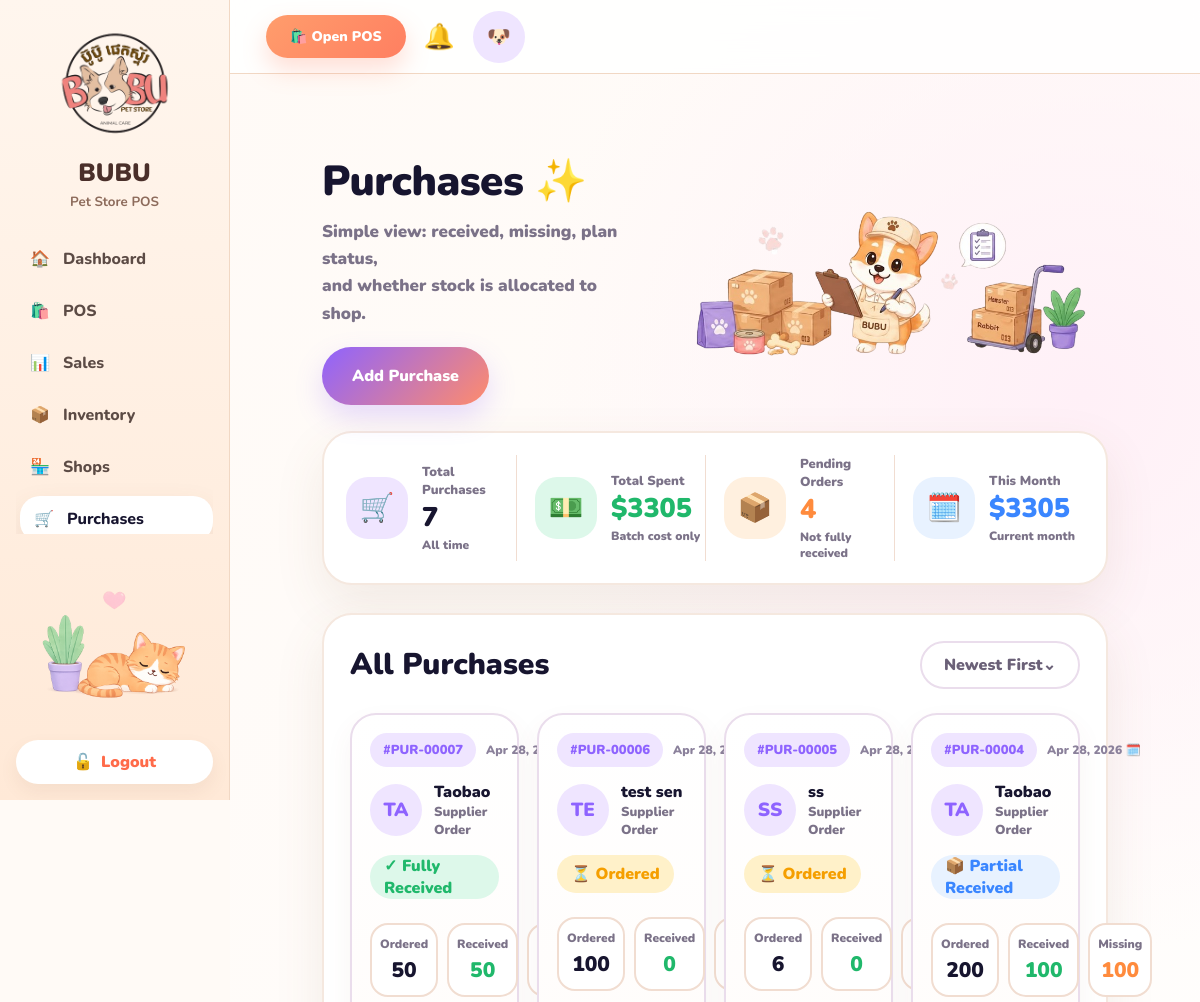
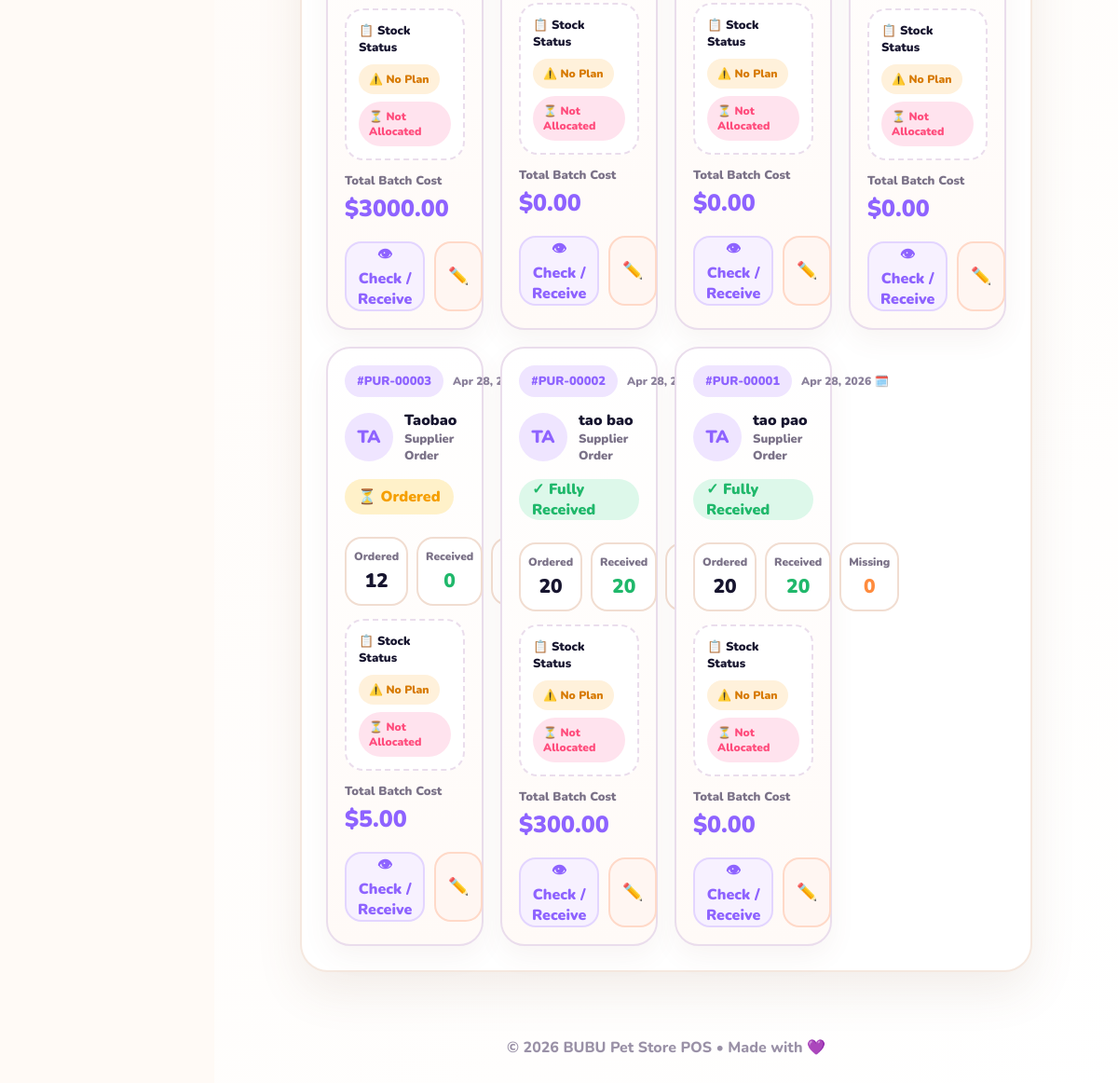
The page /purchases/ (signed in) on the database its author committed (2 pictures, top to bottom).
### purchases/models.py (models this page shows, shortened)
class Purchase(models.Model):
    STATUS_CHOICES = [
        ("ordered", "Ordered"),
        ("partial", "Partial Received"),
        ("received", "Fully Received"),
        ("cancelled", "Cancelled"),
    ]
    supplier = models.CharField(max_length=150)
    total_amount = models.DecimalField(max_digits=10, decimal_places=2, default=0)
    shipping_note = models.TextField(blank=True, default="")
    note = models.TextField(blank=True, default="")
    status = models.CharField(max_length=20, choices=STATUS_CHOICES, default="ordered")
    created_at = models.DateTimeField(auto_now_add=True)
    @property
    def total_ordered_qty(self):
        return sum(item.ordered_qty for item in self.items.all())
    @property
    def total_received_qty(self):
        return sum(item.received_qty for item in self.items.all())
    @property
    def total_pending_qty(self):
        return sum(item.pending_qty for item in self.items.all())

class PurchaseItem(models.Model):
    purchase = models.ForeignKey(
        Purchase,
        on_delete=models.CASCADE,
        related_name="items",
    )
    variant = models.ForeignKey(
        ItemVariant,
        on_delete=models.PROTECT,
        related_name="purchase_items",
        null=True,
        blank=True,
    )
    ordered_qty = models.PositiveIntegerField(default=1)
    received_qty = models.PositiveIntegerField(default=0)
    cost_price = models.DecimalField(max_digits=10, decimal_places=2, default=0)
    note = models.CharField(max_length=255, blank=True, default="")
    @property
    def pending_qty(self):
        return max(self.ordered_qty - self.received_qty, 0)

### purchases/views.py (the view)
# urls.py: path("", views.purchase_list, name="purchase_list"),
@login_required
def purchase_list(request):
    purchases = Purchase.objects.prefetch_related("items").order_by("-id")
    total_purchases = purchases.count()
    total_spent = purchases.aggregate(total=Sum("total_amount"))["total"] or 0
    pending_orders = purchases.exclude(status="received").count()
    today = timezone.localdate()
    this_month = Purchase.objects.filter(
        created_at__year=today.year,
        created_at__month=today.month,
    ).aggregate(total=Sum("total_amount"))["total"] or 0
    return render(request, "purchases/purchase_list.html", {
        "purchases": purchases,
        "total_purchases": total_purchases,
        "total_spent": total_spent,
        "pending_orders": pending_orders,
        "this_month": this_month,
    })

### templates/purchases/purchase_list.html (shortened to what this page needs)
{% extends "base.html" %}
{% load static %}
{% block content %}
<div class="purchase-page">
<div class="purchase-hero">
    <div class="purchase-title">
        <h1>Purchases ✨</h1>
        <p>
            Simple view: received, missing, plan status,<br>
            and whether stock is allocated to shop.
        </p>
        <a href="{% url 'purchase_create' %}" class="btn-add">Add Purchase</a>
    </div>
    <img src="{% static 'img/purchase-hero.png' %}" class="hero-img">
</div>
<div class="summary-card">
    <div class="summary-item">
        <div class="summary-icon purple">🛒</div>
        <div>
            <div class="summary-label">Total Purchases</div>
            <div class="summary-value">{{ total_purchases|default:"0" }}</div>
            <div class="summary-sub">All time</div>
        </div>
    </div>
    <div class="summary-item">
        <div class="summary-icon green">💵</div>
        <div>
            <div class="summary-label">Total Spent</div>
            <div class="summary-value green">${{ total_spent|default:"0.00" }}</div>
            <div class="summary-sub">Batch cost only</div>
        </div>
    </div>
    <div class="summary-item">
        <div class="summary-icon orange">📦</div>
        <div>
            <div class="summary-label">Pending Orders</div>
            <div class="summary-value orange">{{ pending_orders|default:"0" }}</div>
            <div class="summary-sub">Not fully received</div>
        </div>
    </div>
    <div class="summary-item">
        <div class="summary-icon blue">🗓️</div>
        <div>
            <div class="summary-label">This Month</div>
            <div class="summary-value blue">${{ this_month|default:"0.00" }}</div>
            <div class="summary-sub">Current month</div>
        </div>
    </div>
</div>
<div class="purchase-panel">
    <div class="panel-head">
        <h2>All Purchases</h2>
        <div class="sort-pill">Newest First⌄</div>
    </div>
    <div class="purchase-grid">
        {% for purchase in purchases %}
        <div class="purchase-card">
            <div class="purchase-top">
                <span class="code">#PUR-{{ purchase.id|stringformat:"05d" }}</span>
                <span class="date">{{ purchase.created_at|date:"M d, Y" }} 🗓️</span>
            </div>
            <div class="supplier">
                <div class="avatar">{{ purchase.supplier|slice:":2"|upper }}</div>
                <div>
                    <div class="supplier-name">{{ purchase.supplier }}</div>
                    <div class="supplier-type">Supplier Order</div>
                </div>
            </div>
            {% if purchase.status == "received" %}
                <div class="status received">✓ Fully Received</div>
            {% elif purchase.status == "partial" %}
                <div class="status partial">📦 Partial Received</div>
            {% elif purchase.status == "cancelled" %}
                <div class="status cancelled">✕ Cancelled</div>
            {% else %}
                <div class="status ordered">⏳ Ordered</div>
            {% endif %}
            <div class="qty-row">
                <div class="qty-box">
                    <div class="qty-label">Ordered</div>
                    <div class="qty-value">{{ purchase.total_ordered_qty }}</div>
                </div>
                <div class="qty-box">
                    <div class="qty-label">Received</div>
                    <div class="qty-value received">{{ purchase.total_received_qty }}</div>
                </div>
                <div class="qty-box">
                    <div class="qty-label">Missing</div>
                    <div class="qty-value pending">{{ purchase.total_pending_qty }}</div>
                </div>
            </div>
            <div class="stock-status">
                <div class="stock-title">📋 Stock Status</div>
                <div class="pill-wrap">
                    {% if purchase.has_plan %}
                        <span class="pill plan">✅ Plan Set</span>
                    {% else %}
                        <span class="pill none">⚠️ No Plan</span>
                    {% endif %}
                    {% if purchase.is_allocated %}
                        <span class="pill ok">✅ Allocated</span>
                    {% else %}
                        <span class="pill wait">⏳ Not Allocated</span>
                    {% endif %}
                </div>
            </div>
            <div class="amount-label">Total Batch Cost</div>
            <div class="amount">${{ purchase.total_amount|floatformat:2 }}</div>
            <div class="card-actions">
                <a href="{% url 'purchase_detail' purchase.id %}" class="view-btn">👁 Check / Receive</a>
                <a href="{% url 'purchase_update' purchase.id %}" class="edit-btn">✏️</a>
            </div>
        </div>
        {% endfor %}
    </div>
</div>
</div>
{% endblock %}

### templates/base.html (style rules this page uses)
* { box-sizing:border-box; }
html, body { margin:0; width:100%; min-height:100%; overflow-x:hidden; font-family:'Nunito',sans-serif; background:#fffaf6; color:#17152f; }
a { text-decoration:none; color:inherit; }
.bell, .avatar { font-size:25px; }
h1 { font-size:36px; font-weight:900; margin:0 0 8px; letter-spacing:-.5px; }
.btn-search, .btn-add, .btn-primary { color:white; background:linear-gradient(135deg,#9b7cf6,#ff8c6b); box-shadow:0 12px 25px rgba(155,124,246,.25); }

### rows shown on the page
Purchase: id "00007", created_at "Apr 28, 2026", supplier "TA", supplier "Taobao", status "✓ Fully Received", total_ordered_qty "50", total_received_qty "50", total_amount "3000.00"
Purchase: id "00006", created_at "Apr 28, 2026", supplier "TE", supplier "test sen", status "⏳ Ordered", total_ordered_qty "100", total_received_qty "0", total_amount "0.00"
Purchase: id "00005", created_at "Apr 28, 2026", supplier "SS", supplier "ss", status "⏳ Ordered", total_ordered_qty "6", total_received_qty "0", total_amount "0.00"
Purchase: id "00004", created_at "Apr 28, 2026", supplier "TA", supplier "Taobao", status "📦 Partial Received", total_ordered_qty "200", total_received_qty "100", total_pending_qty "100", total_amount "0.00"
Purchase: id "00003", created_at "Apr 28, 2026", supplier "TA", supplier "Taobao", status "⏳ Ordered", total_ordered_qty "12", total_received_qty "0", total_amount "5.00"
Purchase: id "00002", created_at "Apr 28, 2026", supplier "TA", supplier "tao bao", status "✓ Fully Received", total_ordered_qty "20", total_received_qty "20", total_amount "300.00"
Purchase: id "00001", created_at "Apr 28, 2026", supplier "TA", supplier "tao pao", status "✓ Fully Received", total_ordered_qty "20", total_received_qty "20", total_pending_qty "0", total_amount "0.00"

### other values the page prints
{{ total_purchases|default:"0" }} "7"
{{ total_spent|default:"0.00" }} "3305"
{{ pending_orders|default:"0" }} "4"
{{ this_month|default:"0.00" }} "3305"
